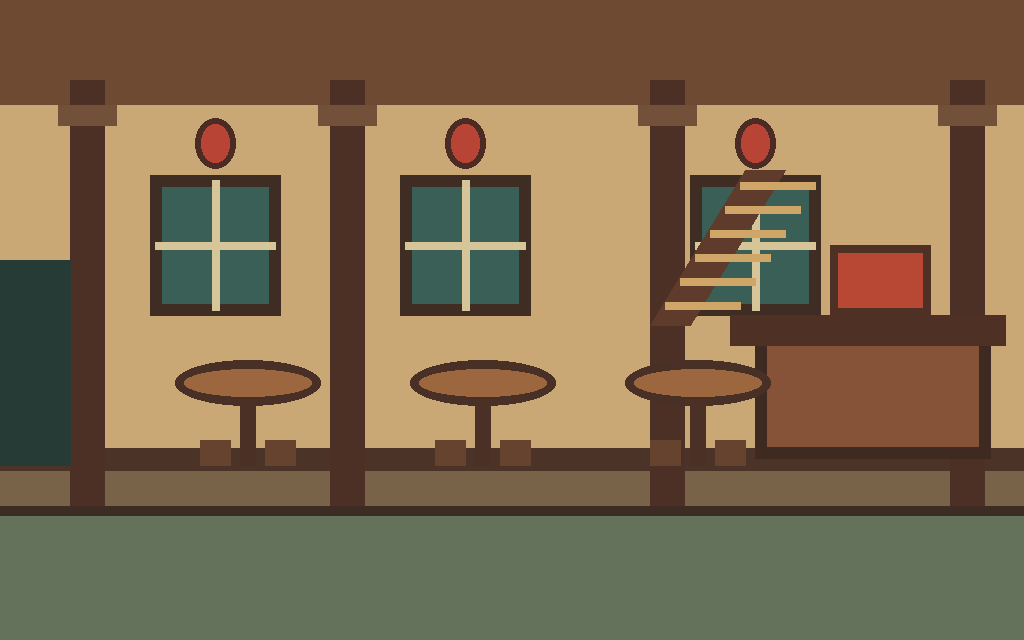
#> input picture tools/comfyui/guides/tongfu-inn-hall-guide.png, 1024 x 640 px
$ python prepare_map_background.py comfyui/guides/tongfu-inn-hall-guide.png out.png --width 100 --height 100
#> lines starting #> are read from the running program, lines starting #| are printed output that depends on the picture
from __future__ import annotations

import argparse
from pathlib import Path

from PIL import Image


def main():
    parser = argparse.ArgumentParser()
    parser.add_argument("input")
    parser.add_argument("output")
    parser.add_argument("--width", type=int, required=True)
    parser.add_argument("--height", type=int, required=True)
    parser.add_argument("--focus-y", type=float, default=0.56)
    parser.add_argument("--quality", type=int, default=86)
    args = parser.parse_args()

    source = Image.open(args.input).convert("RGB")
#> source is the input picture: PIL image 1024x640 RGB; mean R, G, B 126.4, 105.8, 77.7
    target_ratio = args.width / args.height
    source_ratio = source.width / source.height
#> source_ratio = 1.6
    if source_ratio > target_ratio:
        crop_width = round(source.height * target_ratio)
#> crop_width = 640
        left = max(0, (source.width - crop_width) // 2)
#> left = 192
        box = (left, 0, left + crop_width, source.height)
#> box = (192, 0, 832, 640)
    else:
        crop_height = round(source.width / target_ratio)
        center_y = round(source.height * args.focus_y)
        top = max(0, min(source.height - crop_height, center_y - crop_height // 2))
        box = (0, top, source.width, top + crop_height)

    prepared = source.crop(box).resize((args.width, args.height), Image.Resampling.LANCZOS)
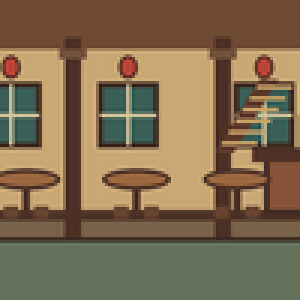
#> prepared: PIL image 100x100 RGB (shown 3 times larger); mean R, G, B 127.8, 107.8, 79.2
    output = Path(args.output)
    output.parent.mkdir(parents=True, exist_ok=True)
    prepared.save(output, "JPEG", quality=args.quality, optimize=True, progressive=True)
    print(f"prepared {source.size} crop={box} -> {prepared.size}: {output}")
#| prepared (1024, 640) crop=(192, 0, 832, 640) -> (100, 100): out.png


if __name__ == "__main__":
    main()
